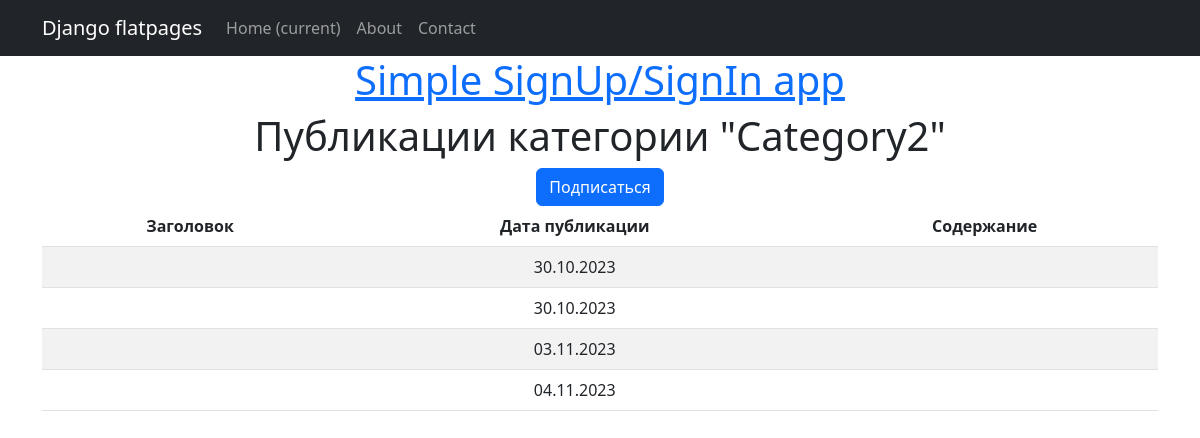
The app's page /categories/2/, older data.
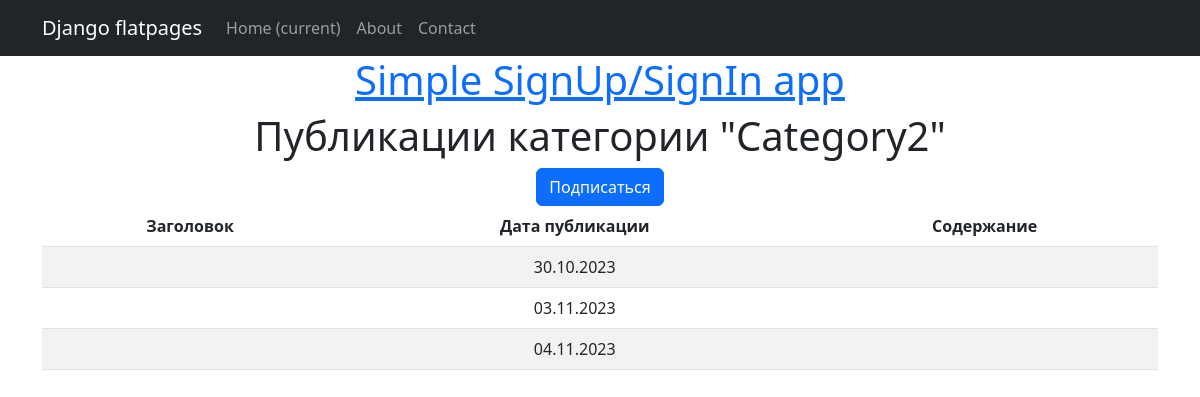
The same page, newer data.
### news/models.py (models this page shows, shortened)
class Post(models.Model):
    news = 'NW'
    article = 'AR'
    POST_TYPES = [
        (article, 'Статья'),
        (news, 'Новость')
        ]
    post_author = models.ForeignKey('Author', on_delete = models.CASCADE, verbose_name='Автор')
    post_type = models.CharField(max_length = 2,
                                 choices = POST_TYPES,
                                 default = news, verbose_name='Тип')
    post_time = models.DateTimeField(auto_now_add = True, verbose_name='Дата создания')
    post_category = models.ManyToManyField('Category', through = 'PostCategory', verbose_name='Категория')
    post_name = models.CharField(max_length = 255, verbose_name='Заголовок')
    post_text = models.TextField(verbose_name='Содержание публикации')
    post_rating = models.IntegerField(default = 0, verbose_name='Рейтинг статьи')
    def get_absolute_url(self):
        return reverse('post_detail', args=[int(self.pk)])

### news/views.py (the view)
# urls.py: path('categories/<int:pk>/', PostByCategoryListView.as_view(), name='post_by_category'),
class PostByCategoryListView(ListView):
    model = Post
    template_name = 'post_list_by_category.html'
    context_object_name = 'posts'
    paginate = 10
    def get_queryset(self):
        self.category = Category.objects.get(pk=self.kwargs['pk'])
        queryset = Post.objects.all().filter(post_category__pk=self.category.pk)
        return queryset
    def get_context_data(self, **kwargs):
        context = super().get_context_data(**kwargs)
        context['category_name'] = self.category.category_name
        context['is_not_subscribed'] = self.request.user not in self.category.subscribers.all()
        context['category'] = self.category
        return context

### news/templatetags/custom_filters.py (called while the page is built)
@register.filter(name='censor')
def censor(value):
    censored = profanity.censor(value, '*')
    return censored

### templates/post_list_by_category.html (shortened to what this page needs)
{% extends 'flatpages/default.html' %}
{% load custom_filters %}
{% block content %}
{% if posts %}
<h1>Публикации категории "{{ category_name }}"</h1>
{% if is_not_subscribed %}
    <a class="btn btn-primary" href="{% url 'subscribe' category.pk %}">Подписаться</a>
{% else %}
    <p>Вы подписаны на данную категорию.</p>
{% endif %}
<table class="table table-striped table-hover">
    <thead>
        <th scope="col">Заголовок</th>
        <th scope="col">Дата публикации</th>
        <th scope="col">Содержание</th>
    </thead>
    {% for post in posts %}
    <tr>
        <td><a href="{{ post.get_absolute_url }}">{{ post.post_name|censor }}</a></td>
        <td>{{ post.post_time|date:'d.m.Y' }}</td>
        <td>{{ post.post_text|truncatechars:50|censor }}</td>
    </tr>
    {% endfor %}
</table>
{% else %}
<h2>Статей нет!</h2>
{% endif %}
{% endblock content %}

Row changes from the older to the newer data that the page shows:
removed Post: post_time "30.10.2023"
